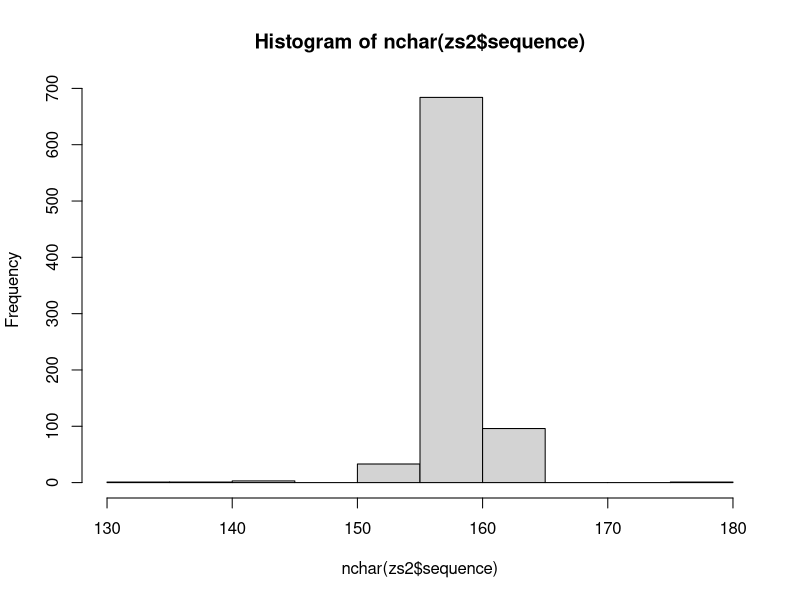
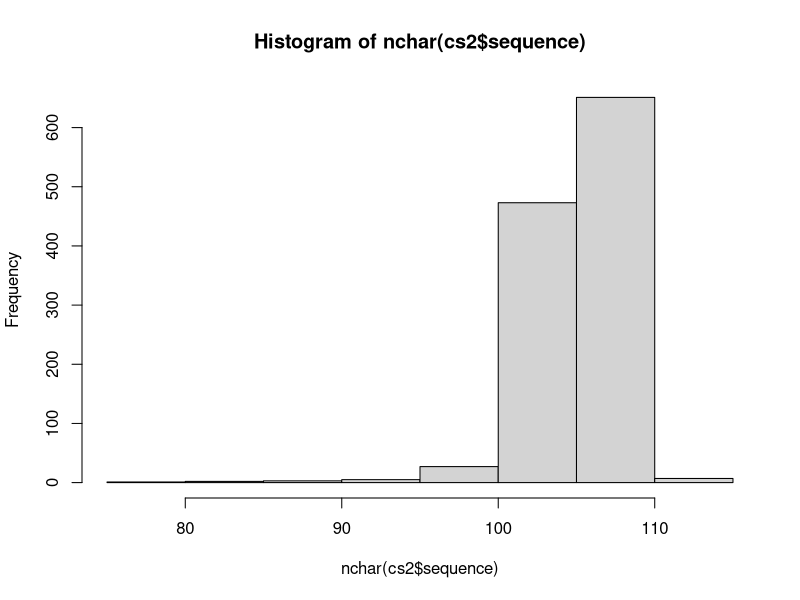

Write the R code that produced these figures, in order. (Note: this script raises an error after producing the figures.)
## ---- chunk 1
library(dplyr) # dplyr_1.1.2
library(data.table) # data.table_1.14.8
'%notin%' <- Negate('%in%')

### Zeale ###

# Read in Zeale (COI) ecotag results 
z <- fread("data/merged.uni.c10.l130.L185.sht.srt.nochi.1line.swarm1.fix.tag.ann.srt.Z.tsv") %>%
  rename(match = 3) # 819 MOTUs

# 138 are well matched to species already, so 681 to BLAST
test <- z %>% filter(match >= 0.99,
             !is.na(species_name))
nrow(test)

# 123 unique species names (before BLAST and manual curation)
sort(unique(test$scientific_name))
rm(test)

# that leaves 681 to blast if desired (to format fasta for this, see next section)
zblast <- z %>% 
  filter(!(match >= 0.99 & !is.na(species_name)))

# Read in Zeale (COI) primer read counts by sample (MOTU table)
zc <- fread("data/merged.uni.c10.l130.L185.sht.srt.nochi.1line.swarm1.Z_output.counts.csv")

zz <- z %>%
  left_join(zc, by = join_by(id, definition, sequence))

### Coleop ###

# Read in Coleop (16S) ecotag results
c <- fread("data/merged.uni.c10.l75.L125.sht.srt.nochi.1line.swarm1.fix.tag.ann.srt.C.tsv") %>%
  rename(match = 3) # 1179 MOTUs

# 116 are well matched to species already
test2 <- c %>% filter(match >= 0.99,
             !is.na(species_name))
nrow(test2)

# 116 unique species names (before BLAST and manual curation)
sort(unique(test2$scientific_name))
rm(test2)

# that leaves 1063 to blast
cblast <- c %>% 
  filter(!(match >= 0.99 & !is.na(species_name)))

# Read in Zeale (COI) primer read counts by sample
c2 <- fread("data/merged.uni.c10.l75.L125.sht.srt.nochi.1line.swarm1.C_output.counts.csv")

cc <- c %>%
  left_join(c2, by = join_by(id, definition, sequence))

## ---- chunk 2

### Zeale ###

zzblastID.cur <- read.csv("data/zzblastID_swarm1_finaltax_allMOTUs.csv")

zz_fin <- zz %>%
  left_join(select(zzblastID.cur, id, bestblastmatch, overrideID, blastnotes)) %>%
  select(id, ecotagmatch = match, bestblastmatch, ecotagID = scientific_name, overrideID, 
         count = total_reads, wt = cluster_weight, starts_with("sample"), sequence, blastnotes) %>%
  mutate(finaltax = case_when(overrideID == "" ~ ecotagID,
                              is.na(overrideID) ~ ecotagID,
                              TRUE ~ overrideID),
         bestmatch = case_when(ecotagmatch >= bestblastmatch ~ ecotagmatch,
                               bestblastmatch > ecotagmatch ~ bestblastmatch,
                               is.na(bestblastmatch) ~ ecotagmatch))

### Coleop ###

ccblastID.cur <- read.csv("data/ccblastID_swarm1_finaltax_allMOTUs.csv")

cc_fin <- cc %>%
  left_join(select(ccblastID.cur, id, bestblastmatch, overrideID, blastnotes)) %>%
  select(id, ecotagmatch = match, bestblastmatch, ecotagID = scientific_name, overrideID, 
         count = total_reads, wt = cluster_weight, starts_with("sample"), sequence, blastnotes) %>%
  mutate(finaltax = case_when(overrideID == "" ~ ecotagID,
                              is.na(overrideID) ~ ecotagID,
                              TRUE ~ overrideID),
         bestmatch = case_when(ecotagmatch >= bestblastmatch ~ ecotagmatch,
                               bestblastmatch > ecotagmatch ~ bestblastmatch,
                               is.na(bestblastmatch) ~ ecotagmatch))

## ---- chunk 3

# load look up table for higher taxa
full_taxa_lookup <- read.csv("data/full_tax_lookup.csv") %>%
  distinct() %>%
  mutate(class = case_when(order == "Malawimonadida" ~ "Malawimonadida",
                           TRUE ~ class),
         phylum = case_when(order == "Malawimonadida" ~ "Malawimonadida",
                            TRUE ~ phylum))

# check that taxa are in the lookup table
alltaxcur <- unique(c(cc_fin$finaltax, zz_fin$finaltax)) 
dput(alltaxcur[alltaxcur %notin% full_taxa_lookup$finaltax]) # character(0) = they are all there

#### Zeale ####

# add final taxonomic IDs & adjust based on match criterion

zz_finID <- zz_fin  %>%
  left_join(full_taxa_lookup, by = join_by(finaltax)) %>%
  select(id, finaltax, ecotagID, ecotagmatch, bestblastmatch, bestmatch, phylum, class, order, family, genus, species,
         count, wt, starts_with("sample"), sequence, blastnotes) %>%
  mutate(genus = case_when(bestmatch < 0.98 ~ NA,
                           TRUE ~ genus),
         species = case_when(bestmatch < 0.99 ~ NA,
                             TRUE ~ species),
         family = case_when(bestmatch < 0.95 ~ NA,
                            TRUE ~ family),
         order = case_when(bestmatch < 0.9 ~ NA,
                           TRUE ~ order),
         finalID = case_when(is.na(species) & is.na(genus) & is.na(family) & is.na(order) & is.na(class) ~ phylum,
                                    is.na(species) & is.na(genus) & is.na(family) & is.na(order) & !is.na(class) ~ class,
                                    is.na(species) & is.na(genus) & is.na(family) & !is.na(order) ~ order,
                                    is.na(species) & is.na(genus) & !is.na(family) ~ family,
                                    is.na(species) & !is.na(genus) ~ genus,
                                    !is.na(species) ~ species)) %>%
  select(id, finalID, bestmatch, phylum, class, order, family, genus, species,
         count, wt, starts_with("sample"), sequence) 

# check which columns are negatives
colnames(zz_finID) # input those column numbers in the next line
negatives <- c(12,13,21,51:53)
colnames(as.data.frame(zz_finID)[, negatives])

# select out just the samples
zs <- zz_finID %>%
  select(-all_of(negatives))

# sum the reads across all samples
sum(select(zs, starts_with("sample"))) # 4538107

# select out just the negatives
zn <- zz_finID %>%
  select(id, finalID, bestmatch, phylum, class, order, family, genus, species,
         count, wt, all_of(negatives), sequence)

# sum the reads across all negatives
sum(select(zn, starts_with("sample"))) # 1248

# get the max read count of each seqid present in the negatives
colnames(zn) # check which columns contain negative samples
zn$seqmax <- apply(zn[,12:17],1, max)

# write.csv(zs, file = "data/pinebugs.samples.step0.nofilters.swarm1.Z_allMOTUs.csv", row.names = F)
# write.csv(zn, file = "data/pinebugs.negatives.step0.nofilters.swarm1.Z_allMOTUs.csv", row.names = F)

#### Coleop ####

# add final taxonomic IDs

cc_finID <- cc_fin  %>%
  left_join(full_taxa_lookup, by = join_by(finaltax)) %>%
  select(id, finaltax, ecotagmatch, bestblastmatch, bestmatch, phylum, class, order, family, genus, species,
         count, wt, starts_with("sample"), sequence, blastnotes) %>%
  mutate(genus = case_when(bestmatch < 0.98 ~ NA,
                           TRUE ~ genus),
         species = case_when(bestmatch < 0.99 ~ NA,
                             TRUE ~ species),
         family = case_when(bestmatch < 0.95 ~ NA,
                            TRUE ~ family),
         order = case_when(bestmatch < 0.9 ~ NA,
                           TRUE ~ order),
         finalID = case_when(is.na(species) & is.na(genus) & is.na(family) & is.na(order) & is.na(class) ~ phylum,
                                    is.na(species) & is.na(genus) & is.na(family) & is.na(order) & !is.na(class) ~ class,
                                    is.na(species) & is.na(genus) & is.na(family) & !is.na(order) ~ order,
                                    is.na(species) & is.na(genus) & !is.na(family) ~ family,
                                    is.na(species) & !is.na(genus) ~ genus,
                                    !is.na(species) ~ species)) %>%
  select(id, finalID, bestmatch, phylum, class, order, family, genus, species,
         count, wt, starts_with("sample"), sequence) 

# check which columns are negatives
colnames(cc_finID) # input those column numbers in the next line
negatives.C <- c(12,13,21,22,53:65)
colnames(as.data.frame(cc_finID)[,negatives.C])

# select out just the samples
cs <- cc_finID %>%
  select(-all_of(negatives.C))

# sum the reads across all samples
sum(select(cs, starts_with("sample"))) # 2668687

# select out just the negatives
cn <- cc_finID %>%
  select(id, finalID, bestmatch, phylum, class, order, family, genus, species,
         count, wt, all_of(negatives.C), sequence)

# sum the reads across all negatives
sum(select(cn, starts_with("sample"))) # 60072

# get the max read count of each seqid present in the negatives
colnames(cn) # check which columns contain negative samples
cn$seqmax <- apply(cn[,12:17],1, max)

# write.csv(cs, file = "data/pinebugs.samples.step0.nofilters.swarm1.C_allMOTUs.csv", row.names = F)
# write.csv(cn, file = "data/pinebugs.negatives.step0.nofilters.swarm1.C_allMOTUs.csv", row.names = F)
## ---- chunk 4

### Coleop

cs1 <- cs %>%
  filter(genus %notin% c("Mus", "Homo"))

# sum the reads across all samples
sum(select(cs1, starts_with("sample"))) # 2611101

cn1 <- cn %>%
  filter(genus %notin% c("Mus", "Homo"))

# sum the reads across all samples
sum(select(cn1, starts_with("sample"))) # 6413

### Zeale

zs1 <- zs %>%
  filter(genus %notin% c("Mus", "Homo"))

# sum the reads across all samples
sum(select(zs1, starts_with("sample"))) # 4538107

zn1 <- zn %>%
  filter(genus %notin% c("Mus", "Homo"))

# sum the reads across all samples
sum(select(zn1, starts_with("sample"))) # 1248

## ---- chunk 5

#### Zeale ####

# add the max reads by sequence in all the negatives
zs2a <- zs1 %>%
  left_join(select(zn1, id, seqmax), by = "id") %>%
  data.frame()
zs2 <- zs2a

colnames(zs2) # 12:47 are the samples

# zero out samples with less reads of a sequence than the max contamination among negative of that sequence
for(i in 12:47){
  tmp <- zs2a[,i] - zs2a$seqmax
  tmp2 <- as.numeric(ifelse(tmp<0,0,tmp))
  zs2[,i] <- tmp2
}

# count remaining reads in samples
sum(select(zs2, starts_with("sample"))) # 4534342
rm(zs2a)

# look at sequence lengths
hist(nchar(zs2$sequence))
# zs2$len <- nchar(zs2$sequence)

# write.csv(zs2, "data/pinebugs.samples.step2.negsub.swarm1.Z_allMOTUs.csv")

#### Coleop ####

# add the max reads by sequence in all the negatives
cs2a <- cs1 %>%
  left_join(select(cn1, id, seqmax), by = "id") %>%
  data.frame()
cs2 <- cs2a

colnames(cs2) # 12:48 are the samples

# zero out samples with less reads of a sequence than the max contamination among negative of that sequence
for(i in 12:48){
  tmp <- cs2a[,i] - cs2a$seqmax
  tmp2 <- as.numeric(ifelse(tmp<0,0,tmp))
  cs2[,i] <- tmp2
}

# count remaining reads in samples
sum(select(cs2, starts_with("sample"))) # 2603965
rm(cs2a)

# look at sequence lengths
hist(nchar(cs2$sequence))
# cs2$len <- nchar(cs2$sequence)

# write.csv(cs2, "data/pinebugs.samples.step2.negsub.swarm1.C_allMOTUs.csv")

## ---- chunk 6

### Zeale ###

# check on phylum list and look at MOTUs with no phylum
unique(zs2$phylum)
zs2[is.na(zs2$phylum), c("id", "finalID")] # should be only MOTUs that were best matched to some taxon above phylum

# filter out non-arthropod - samples
zs3 <- zs2 %>%
  filter(phylum == "Arthropoda")

# add a column tallying reads within just the samples
names(zs3)
zs3$sampsum <- apply(zs3[,12:47], 1, sum)

# sum the reads across all samples
sum(select(zs3, starts_with("sample"))) # 4117138

# filter out non-arthropod - negatives
zn3 <- zn1 %>%
  filter(phylum == "Arthropoda")

# add a column tallying reads within just the negatives
names(zn3)
zn3$negsum <- apply(zn3[,12:17], 1, sum)

# sum the reads across all negatives
sum(select(zn3, starts_with("sample"))) # 997

# write.csv(zs3, file = "data/pinebugs.samples.onlyarth.negsub.Z_allMOTUs.csv", row.names = F)
# write.csv(zn3, file = "data/pinebugs.negatives.onlyarth.Z_allMOTUs.csv", row.names = F)

### Coleop ###

# check on phylum list and look at MOTUs with no phylum
unique(cs2$phylum)
cs2[is.na(cs2$phylum), c("id", "finalID")] # should be only MOTUs that were best matched to some taxon above phylum

# filter out non-arthropod - samples
cs3 <- cs2 %>%
  filter(phylum == "Arthropoda",
         id != "C_871") # remove the known contaminant species: Coconut Rhinocerous Beetle

# add a column tallying reads within just the samples
names(cs3)
cs3$sampsum <- apply(cs3[,12:48], 1, sum)

# sum the reads across all samples
sum(select(cs3, starts_with("sample"))) # 2240233

# filter out non-arthropods - negatives
cn3 <- cn1 %>%
  filter(phylum == "Arthropoda",
         id != "C_871") # remove the known contaminant species: Coconut Rhinocerous Beetle


# add a column tallying reads within just the negatives
names(cn3)
cn3$negsum <- apply(cn3[,12:28], 1, sum)

# sum the reads across all negatives
sum(select(cn3, starts_with("sample"))) # 4442

# write.csv(cs3, file = "data/pinebugs.samples.onlyarth.negsub.C_allMOTUs.csv", row.names = F)
# write.csv(cn3, file = "data/pinebugs.negatives.onlyarth.C_allMOTUs.csv", row.names = F)

## ---- chunk 7

### Zeale ###

# what species; n = 197
zs3 %>% filter(!is.na(species),
               sampsum > 0) %>% 
  select(species) %>%
  arrange(species) %>%
  distinct()

# what genus; n = 227
zs3 %>% filter(!is.na(genus),
               sampsum > 0) %>% 
  select(genus) %>%
  arrange(genus) %>%
  distinct()

# what families; n = 117 
zs3 %>% filter(!is.na(family),
               sampsum > 0) %>% 
  select(family) %>%
  arrange(family) %>%
  distinct()

# what orders; n = 16
zs3 %>% filter(!is.na(order)) %>% 
  select(order) %>%
  arrange(order) %>%
  distinct()

### Coleop ###

# note: no change to species, genera, families, or orders by examining MOTUs with match < 80%

# what species; n = 115
cs3 %>% filter(!is.na(species),
               sampsum > 0) %>% 
  select(species) %>%
  arrange(species) %>%
  distinct()

# what genus; n = 173
cs3 %>% filter(!is.na(genus),
               sampsum > 0) %>% 
  select(genus) %>%
  arrange(genus) %>%
  distinct()

# what families; n = 127
cs3 %>% filter(!is.na(family),
               sampsum > 0) %>% 
  select(family) %>%
  arrange(family) %>%
  distinct()

# what orders; n = 23
cs3 %>% filter(!is.na(order),
               sampsum > 0) %>% 
  select(order) %>%
  arrange(order) %>%
  distinct()

### combined 16S & COI

unique(art_order_motus$order); length(unique(art_order_motus$order))
unique(art_fam_motus$family); length(unique(art_fam_motus$family))
unique(art_gen_motus$genus); length(unique(art_gen_motus$genus))
unique(art_sp_reads$species); length(unique(art_sp_reads$species))

## ---- chunk 8

### Zeale

# Zeale step 1: how many reads after filtering steps performed on cluster

step1 <- z %>%
  left_join(zc, by = join_by(id, definition, sequence))

# check which columns are negatives
colnames(step1) # input those column numbers in the next line
negatives <- c(16,17,25,55:57)
colnames(as.data.frame(step1)[, negatives])

# select out just the samples
step1.s <- step1 %>%
  select(-all_of(negatives))

# tally up read stats for samples
sum(apply(select(step1.s, starts_with("sample")), 2, sum)) # 4538107
mean(apply(select(step1.s, starts_with("sample")), 2, sum)) # 126058.5
sd(apply(select(step1.s, starts_with("sample")), 2, sum)) # 38706.53
length(apply(select(step1.s, starts_with("sample")), 2, sum)) # 36
38706.53 / sqrt(36) # 6451

# select out just the negatives
step1.n <- step1 %>%
  select(id, all_of(negatives), sequence)

# tally up read stats for negatives
sum(apply(select(step1.n, starts_with("sample")), 2, sum)) # 1248
mean(apply(select(step1.n, starts_with("sample")), 2, sum)) # 208
sd(apply(select(step1.n, starts_with("sample")), 2, sum)) # 418.8
length(apply(select(step1.n, starts_with("sample")), 2, sum)) # 6
418.8 / sqrt(6) # 171.0

# Zeale step 2: remove human and mouse 

step2.s <- step1.s %>%
  left_join(select(zs, id:species)) %>%
  select(id, match, finalID:species, starts_with("sample")) %>%
  filter(species %notin% c("Homo sapiens", "Mus musculus")) # no mice or humans in COI primer

# Zeale step 3: subtract negatives, remove rest of non-arthropods
  # this is same as zs3 from above
step3.s <- zs3

# tally up read stats for samples
sum(apply(select(step3.s, starts_with("sample")), 2, sum)) # 4117138
mean(apply(select(step3.s, starts_with("sample")), 2, sum)) # 114364.9
sd(apply(select(step3.s, starts_with("sample")), 2, sum)) # 38707.6
length(apply(select(step3.s, starts_with("sample")), 2, sum)) # 36
38707.6 / sqrt(36) # 6451.267

step3.n <- zn3

# tally up read stats for samples
sum(apply(select(step3.n, starts_with("sample")), 2, sum)) # 997
mean(apply(select(step3.n, starts_with("sample")), 2, sum)) # 166.1667
sd(apply(select(step3.n, starts_with("sample")), 2, sum)) # 337.9073
length(apply(select(step3.n, starts_with("sample")), 2, sum)) # 6
337.9073/sqrt(6) # 137.9501


### Coleop

# Coleop step 1: how many reads after filtering steps performed on cluster

step1 <- c %>%
  left_join(select(c2, id, definition, sequence, starts_with("sample")), by = join_by(id, definition, sequence))

# check which columns are negatives
colnames(step1) # input those column numbers in the next line
negatives.C <- c(15,16,24,25,56:68)
colnames(as.data.frame(step1)[, negatives.C])

# select out just the samples
step1.s <- step1 %>%
  select(-all_of(negatives.C))

# tally up read stats for samples
sum(apply(select(step1.s, starts_with("sample")), 2, sum, na.rm = T)) # 2668687
mean(apply(select(step1.s, starts_with("sample")), 2, sum, na.rm = T)) # 72126.68
sd(apply(select(step1.s, starts_with("sample")), 2, sum, na.rm = T)) # 31761.21
length(apply(select(step1.s, starts_with("sample")), 2, sum)) # 37
31761.21 / sqrt(37) # 5221.511

# select out just the negatives
step1.n <- step1 %>%
  select(id, all_of(negatives.C), sequence)

# tally up read stats for negatives
sum(apply(select(step1.n, starts_with("sample")), 2, sum)) # 60072
mean(apply(select(step1.n, starts_with("sample")), 2, sum)) # 3533.647
sd(apply(select(step1.n, starts_with("sample")), 2, sum)) # 8229.316
length(apply(select(step1.n, starts_with("sample")), 2, sum)) # 17
8229.316 / sqrt(17) # 1995.902

# Coleop step 2: remove human and mouse 

step2.s <- step1.s %>%
  left_join(select(cs, id:species)) %>%
  select(id, match, finalID:species, starts_with("sample")) %>%
  filter(species %notin% c("Homo sapiens", "Mus musculus")) # no mice or humans in COI primer

# tally up read stats for samples
sum(apply(select(step2.s, starts_with("sample")), 2, sum)) # 2611101
mean(apply(select(step2.s, starts_with("sample")), 2, sum, na.rm = T)) # 70570.3
sd(apply(select(step2.s, starts_with("sample")), 2, sum, na.rm = T)) # 30645.44
length(apply(select(step2.s, starts_with("sample")), 2, sum)) # 37
30645.44 / sqrt(37) # 5038.079

step2.n <- step1.n %>%
  left_join(select(cs, id:species)) %>%
  select(id, finalID:species, starts_with("sample")) %>%
  filter(species %notin% c("Homo sapiens", "Mus musculus")) 

# tally up read stats for negatives
sum(apply(select(step2.n, starts_with("sample")), 2, sum)) # 6413
mean(apply(select(step2.n, starts_with("sample")), 2, sum, na.rm = T)) # 377.2353
sd(apply(select(step2.n, starts_with("sample")), 2, sum, na.rm = T)) # 986.0064
length(apply(select(step2.n, starts_with("sample")), 2, sum)) # 17
986.0064 / sqrt(17) # 239.1417

# Coleop step 3: subtract negatives, remove rest of non-arthropods
  # this is same as zs3 from above
step3.s <- cs3

# tally up read stats for samples
sum(apply(select(step3.s, starts_with("sample")), 2, sum)) # 2240233
mean(apply(select(step3.s, starts_with("sample")), 2, sum)) # 60546.84
sd(apply(select(step3.s, starts_with("sample")), 2, sum)) # 32800.04
length(apply(select(step3.s, starts_with("sample")), 2, sum)) # 37
32800.04 / sqrt(37) # 5392.293

step3.n <- cn3

# tally up read stats for samples
sum(apply(select(step3.n, starts_with("sample")), 2, sum)) # 4442
mean(apply(select(step3.n, starts_with("sample")), 2, sum)) # 261.2941
sd(apply(select(step3.n, starts_with("sample")), 2, sum)) # 802.3041
length(apply(select(step3.n, starts_with("sample")), 2, sum)) # 17
802.3041/sqrt(17) # 194.5873
## ---- chunk 9

# list all negative control samples
unique(c(names(cn3)[12:28], names(zn3)[12:17]))

# how many negative MOTUs were also in samples
# COI (Z): 
test <- zn3[zn3$seqmax>0,] # get all the arthropod MOTUs with reads in the negatives

# see the MOTUs in the samples that had reads in the negatives after filtering steps
test2 <- zs3 %>%
  filter(id %in% zn3[zn3$seqmax>0,]$id,
         sampsum > 0)

# calculate stats for "contaminant" MOTUs that also appear in samples
test3 <- zn3 %>%
  filter(id %in% test2$id)
sum(test3$negsum); min(test3$negsum); max(test3$negsum)

# 16S (C): 
test <- cn3[cn3$seqmax>0,] # get all the MOTUs with reads in the negatives

# see the MOTUs in the samples that had reads in the negatives after filtering steps
test2 <- cs3 %>%
  filter(id %in% test$id,
         sampsum > 0)

# calculate stats for "contaminant" MOTUs that also appear in samples
test3 <- cn3 %>%
  filter(id %in% test2$id)
sum(test3$negsum); min(test3$negsum); max(test3$negsum)

## count other taxa in initial MOTUs
table(cc_finID$phylum)
table(zz_finID$phylum)
table(cc_finID$class)
table(zz_finID$class)

# look at MOTUs with no phylum
testC <- cc_finID[is.na(cc_finID$phylum),]
testZ <- zz_finID[is.na(zz_finID$phylum),]
